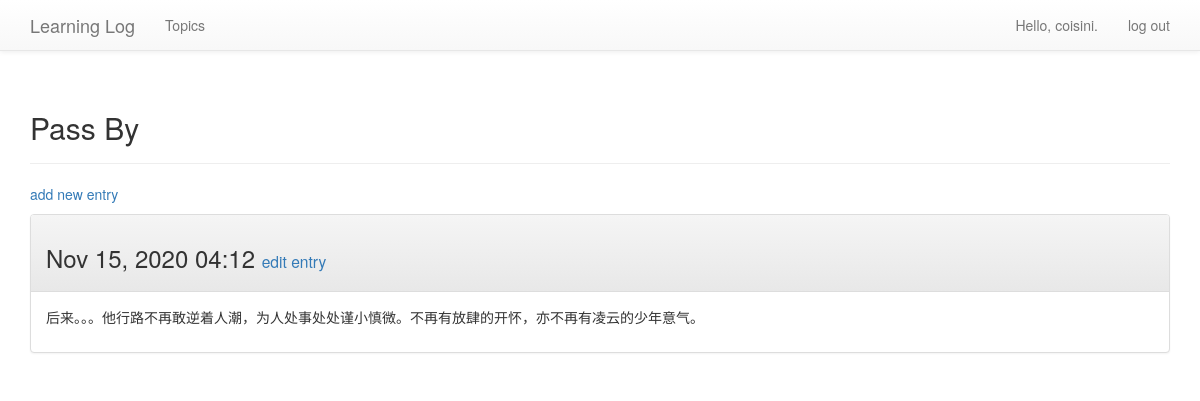
Page /topics/6/ (signed in) on the committed database.
### learning_logs/models.py (models this page shows, shortened)
class Topic(models.Model):
    text = models.CharField(max_length=200)
    date_added = models.DateTimeField(auto_now_add=True)
    owner = models.ForeignKey(User, on_delete=models.CASCADE)
    def __str__(self):
        return self.text

class Entry(models.Model):
    topic = models.ForeignKey(Topic, on_delete=models.CASCADE)
    text = models.TextField()
    date_added = models.DateTimeField(auto_now_add=True)
    class Meta:
        verbose_name_plural = 'entries'

### learning_logs/views.py (the view)
# urls.py: re_path(r'^topics/(?P<topic_id>\d+)/$', views.topic, name='topic'),
@login_required()
def topic(request, topic_id):
    topic_item = Topic.objects.get(id=topic_id)
    if topic_item.owner != request.user:
        raise Http404
    entries = topic_item.entry_set.order_by('-date_added')
    content = {'topic': topic_item, 'entries': entries}
    return render(request, 'learning_logs/topic.html', content)

### learning_logs/templates/learning_logs/topic.html (shortened to what this page needs)
<!DOCTYPE html>
<html lang="en">
<head>
</head>
<body>
    {% extends "learning_logs/base.html" %}
    {% block header %}
        <h2>{{ topic }}</h2>
    {% endblock header %}
    {% block content %}
        <p>
            <a href="{% url 'learning_logs:new_entry' topic.id %}">add new entry</a>
        </p>
        {% for entry in entries %}
            <div class="panel panel-default">
                <div class="panel-heading">
                    <h3>
                        {{ entry.date_added|date:'M d, Y H:i' }}
                        <small>
                             <a href="{% url 'learning_logs:edit_entry' entry.id %}">edit entry</a>
                        </small>
                    </h3>
                </div>
                <div class="panel-body">
                    {{ entry.text|linebreaks }}
                </div>
            </div>
        {% empty %}
            <li>There are no entries for this topic yet.</li>
        {% endfor %}
    {% endblock content %}

### learning_logs/templates/learning_logs/base.html (shortened to what this page needs)
{% load bootstrap3 %}
<!DOCTYPE html>
<html lang="en">
<head>
    <link rel="stylesheet" href="https://cdn.bootcss.com/bootstrap/3.3.7/css/bootstrap.min.css" >
    <link rel="stylesheet" href="https://cdn.bootcss.com/bootstrap/3.3.7/css/bootstrap-theme.min.css">
</head>
<body>
    <nav class="navbar navbar-default navbar-static-top">
        <div class="container">
            <div class="navbar-header">
                 <a class="navbar-brand" href="{% url 'learning_logs:index' %}">Learning Log</a>
            </div>
            <div id="navbar" class="navbar-collapse collapse">
                <ul class="nav navbar-nav">
                    <li>
                        <a href="{% url 'learning_logs:topics' %}">Topics</a>
                    </li>
                </ul>
                <ul class="nav navbar-nav navbar-right">
                    {% if user.is_authenticated %}
                        <li><a>Hello, {{ user.username }}.</a></li>
                        <li><a href="{% url 'users:logout' %}">log out</a></li>
                    {% else %}
                        <li><a href="{% url 'users:register' %}">register</a></li>
                        <li><a href="{% url 'users:login' %}">login</a></li>
                    {% endif %}
                </ul>
            </div>
        </div>
    </nav>
    <div class="container">
        <div class="page-header">
             {% block header %}{% endblock header %}
        </div>
         <div >
             {% block content %}{% endblock content %}
        </div>
    </div>
</body>
</html>

### rows in the picture
Topic: text "Pass By"
Entry: date_added "Nov 15, 2020 04:12", text "后来。。。他行路不再敢逆着人潮，为人处事处处谨小慎微。不再有放肆的开怀，亦不再有凌云的少年意气。"

### other values in the picture
{{ user.username }} "coisini"
